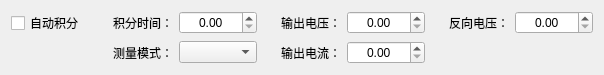
<?xml version="1.0" encoding="UTF-8"?>
<ui version="4.0">
 <class>HTestSetWidget2000DC</class>
 <widget class="QWidget" name="HTestSetWidget2000DC">
  <property name="geometry">
   <rect>
    <x>0</x>
    <y>0</y>
    <width>604</width>
    <height>64</height>
   </rect>
  </property>
  <property name="windowTitle">
   <string>Form</string>
  </property>
  <layout class="QGridLayout" name="gridLayout">
   <item row="0" column="3">
    <widget class="QLabel" name="label_002">
     <property name="minimumSize">
      <size>
       <width>72</width>
       <height>0</height>
      </size>
     </property>
     <property name="text">
      <string>输出电压：</string>
     </property>
     <property name="alignment">
      <set>Qt::AlignRight|Qt::AlignTrailing|Qt::AlignVCenter</set>
     </property>
     <property name="buddy">
      <cstring>doubleSpinBox_1</cstring>
     </property>
    </widget>
   </item>
   <item row="1" column="4">
    <widget class="QDoubleSpinBox" name="doubleSpinBox_3">
     <property name="alignment">
      <set>Qt::AlignCenter</set>
     </property>
    </widget>
   </item>
   <item row="0" column="4">
    <widget class="QDoubleSpinBox" name="doubleSpinBox_2">
     <property name="alignment">
      <set>Qt::AlignCenter</set>
     </property>
    </widget>
   </item>
   <item row="1" column="3">
    <widget class="QLabel" name="label_004">
     <property name="minimumSize">
      <size>
       <width>72</width>
       <height>0</height>
      </size>
     </property>
     <property name="text">
      <string>输出电流：</string>
     </property>
     <property name="alignment">
      <set>Qt::AlignRight|Qt::AlignTrailing|Qt::AlignVCenter</set>
     </property>
     <property name="buddy">
      <cstring>doubleSpinBox_1</cstring>
     </property>
    </widget>
   </item>
   <item row="0" column="2">
    <widget class="QDoubleSpinBox" name="doubleSpinBox_1">
     <property name="alignment">
      <set>Qt::AlignCenter</set>
     </property>
    </widget>
   </item>
   <item row="0" column="1">
    <widget class="QLabel" name="label_001">
     <property name="minimumSize">
      <size>
       <width>72</width>
       <height>0</height>
      </size>
     </property>
     <property name="text">
      <string>积分时间：</string>
     </property>
     <property name="alignment">
      <set>Qt::AlignRight|Qt::AlignTrailing|Qt::AlignVCenter</set>
     </property>
     <property name="buddy">
      <cstring>doubleSpinBox_1</cstring>
     </property>
    </widget>
   </item>
   <item row="1" column="2">
    <widget class="QComboBox" name="comboBox_1"/>
   </item>
   <item row="0" column="0">
    <widget class="QCheckBox" name="checkBox_1">
     <property name="sizePolicy">
      <sizepolicy hsizetype="Minimum" vsizetype="Fixed">
       <horstretch>0</horstretch>
       <verstretch>0</verstretch>
      </sizepolicy>
     </property>
     <property name="layoutDirection">
      <enum>Qt::LeftToRight</enum>
     </property>
     <property name="text">
      <string>自动积分</string>
     </property>
    </widget>
   </item>
   <item row="1" column="1">
    <widget class="QLabel" name="label_003">
     <property name="minimumSize">
      <size>
       <width>72</width>
       <height>0</height>
      </size>
     </property>
     <property name="text">
      <string>测量模式：</string>
     </property>
     <property name="alignment">
      <set>Qt::AlignRight|Qt::AlignTrailing|Qt::AlignVCenter</set>
     </property>
     <property name="buddy">
      <cstring>comboBox_1</cstring>
     </property>
    </widget>
   </item>
   <item row="0" column="5">
    <widget class="QLabel" name="label_005">
     <property name="minimumSize">
      <size>
       <width>72</width>
       <height>0</height>
      </size>
     </property>
     <property name="text">
      <string>反向电压：</string>
     </property>
     <property name="alignment">
      <set>Qt::AlignRight|Qt::AlignTrailing|Qt::AlignVCenter</set>
     </property>
     <property name="buddy">
      <cstring>doubleSpinBox_1</cstring>
     </property>
    </widget>
   </item>
   <item row="0" column="6">
    <widget class="QDoubleSpinBox" name="doubleSpinBox_4">
     <property name="alignment">
      <set>Qt::AlignCenter</set>
     </property>
    </widget>
   </item>
  </layout>
 </widget>
 <resources/>
 <connections/>
</ui>
